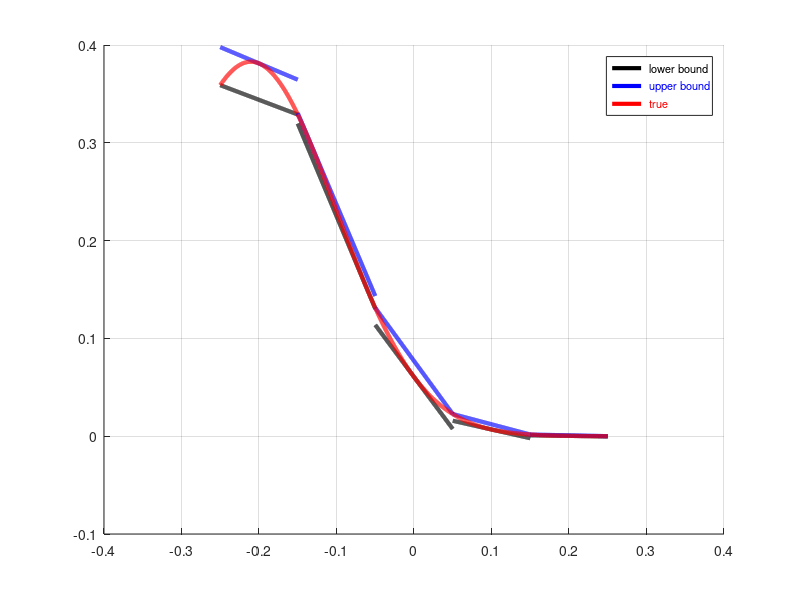

Write the MATLAB code that produced this figure.
% Plotting ibp bounds on erf functions

clc; clear; close;

load("linearsystem_5.mat")
% add PiecewiseBarrier/tests/partitions/test/ folder to path 

% Probability distribution on hyperspace
figure
hold on
grid on

% Notice: this example is for transition from Xj to Xi
% where i = j = 1

for jj = 1:length(upper_partition)
    
    colors = {'b', 'k', 'm', 'r', 'c'};
    for ii = 1:1%length(upper_partition)
    
        x_space = linspace(lower_partition(jj), upper_partition(jj), 1000);
        
        % Bounds
        A_low = lower_probability_bounds_A(ii, jj, 1, :);
        b_low = lower_probability_bounds_b(ii, jj, :);

        A_up = upper_probability_bounds_A(ii, jj, 1, :);
        b_up = upper_probability_bounds_b(ii, jj, :);

        prob_bound_lower = A_low * x_space + b_low;
        prob_bound_upper = A_up * x_space + b_up;

        % True erf
        prob_true = zeros(1, length(x_space));
        sigma = 0.1;
        epsilon = 1e-6;
        m = 1;      % sys dim
        const = 1/(2^m);
        vl = lower_partition(ii);
        vu = upper_partition(ii);
        for pp = 1:length(x_space)
            y = 0.95*x_space(pp);
            erf_low = (y - vl)/(sigma*sqrt(2));
            erf_up = (y - vu)/(sigma*sqrt(2));
            prob_true(pp) = const*(erf(erf_low) - erf(erf_up));
        end

        plot(x_space, prob_bound_lower, "LineWidth", 3, 'color', "k")
        plot(x_space, prob_bound_upper, "LineWidth", 3, 'Color', "b")

        plot(x_space, prob_true, "LineWidth", 3, 'Color', "r")
    
    end
end

labels = {'\color{black} lower bound', '\color{blue} upper bound', ...
    '\color{red} true'};
legend(labels, 'Location', 'NorthEast', 'FontSize', 8, ...
'TextColor', 'black');





